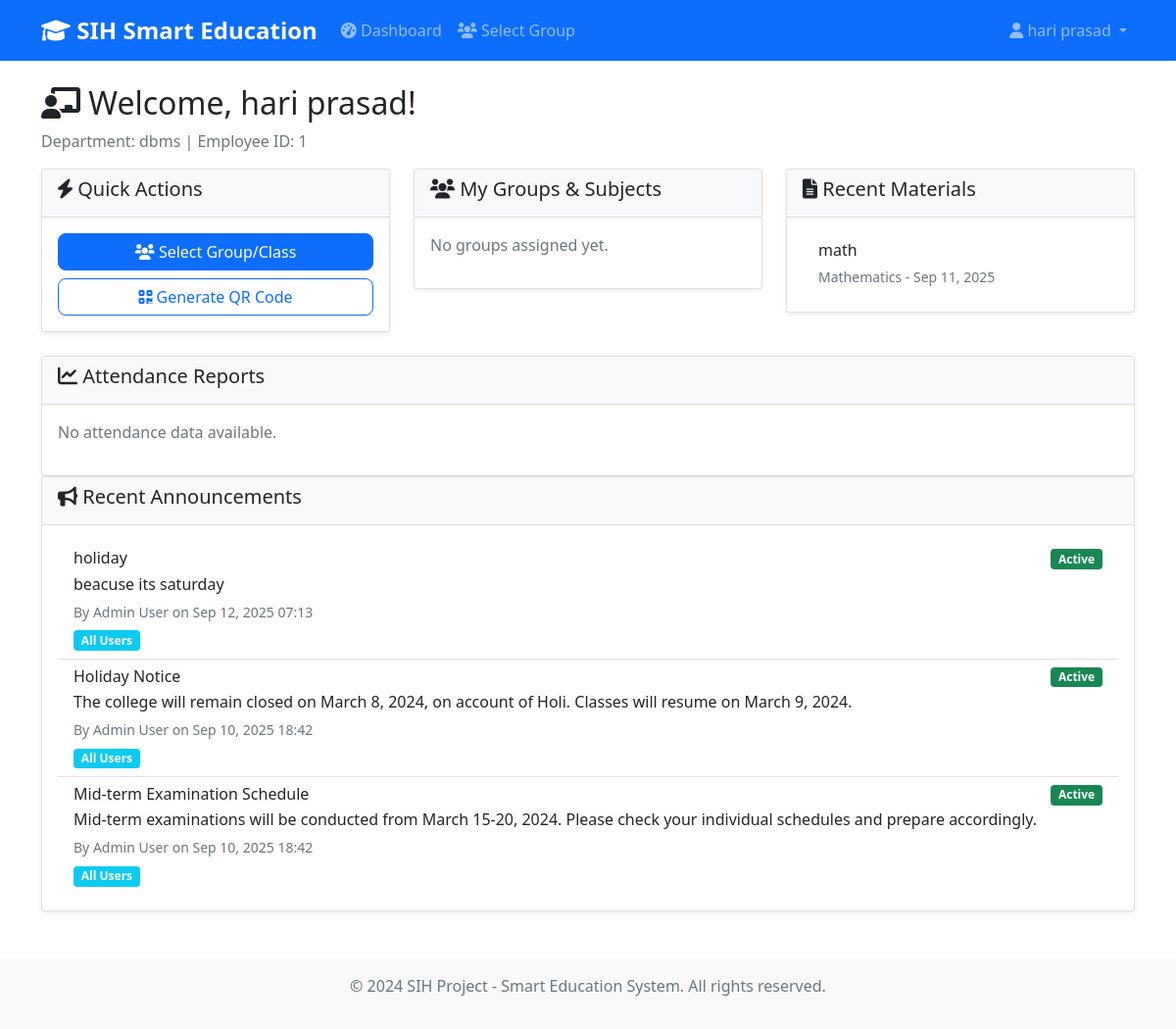
The page /teachers/dashboard/ (signed in) on the database its author committed.
### teachers/models.py (models this page shows, shortened)
class Teacher(models.Model):
    user = models.OneToOneField(User, on_delete=models.CASCADE)
    employee_id = models.CharField(max_length=20, unique=True)
    department = models.CharField(max_length=100)
    created_at = models.DateTimeField(auto_now_add=True)

class Subject(models.Model):
    name = models.CharField(max_length=100)
    code = models.CharField(max_length=10, unique=True)
    teacher = models.ForeignKey(Teacher, on_delete=models.CASCADE, related_name='subjects')

### core/models.py (models this page shows, shortened)
class Material(models.Model):
    title = models.CharField(max_length=200)
    file = models.FileField(upload_to='materials/')
    subject = models.ForeignKey('teachers.Subject', on_delete=models.CASCADE)
    uploaded_by = models.ForeignKey('teachers.Teacher', on_delete=models.CASCADE)
    upload_date = models.DateTimeField(auto_now_add=True)
    description = models.TextField(blank=True)

class Announcement(models.Model):
    TARGET_CHOICES = [
        ('all', 'All Users'),
        ('students', 'Students Only'),
        ('teachers', 'Teachers Only'),
    ]
    title = models.CharField(max_length=200)
    content = models.TextField()
    created_by = models.ForeignKey(User, on_delete=models.CASCADE)
    created_at = models.DateTimeField(auto_now_add=True)
    is_active = models.BooleanField(default=True)
    target_audience = models.CharField(max_length=20, choices=TARGET_CHOICES, default='all')
    class Meta:
        ordering = ['-created_at']

### teachers/views.py (the view)
# urls.py: path('dashboard/', views.teacher_dashboard, name='dashboard'),
@login_required
def teacher_dashboard(request):
    teacher = request.user.teacher
    assignments = GroupSubjectAssignment.objects.select_related('group', 'subject').filter(teacher=teacher)
    materials = Material.objects.filter(uploaded_by=teacher).order_by('-upload_date')[:5]
    attendance_reports = None
    announcements = Announcement.objects.filter(
        is_active=True
    ).filter(
        models.Q(target_audience='all') | models.Q(target_audience='teachers')
    ).order_by('-created_at')[:3]
    context = {
        'teacher': teacher,
        'assignments': assignments,
        'materials': materials,
        'attendance_reports': attendance_reports,
        'announcements': announcements,
    }
    return render(request, 'teachers/teacher_dashboard.html', context)

### templates/teachers/teacher_dashboard.html (shortened to what this page needs)
{% extends 'base.html' %}
{% block content %}
<div class="row">
    <div class="col-12">
        <h2><i class="fas fa-chalkboard-teacher"></i> Welcome, {{ teacher.user.get_full_name|default:teacher.user.username }}!</h2>
        <p class="text-muted">Department: {{ teacher.department }} | Employee ID: {{ teacher.employee_id }}</p>
    </div>
</div>
<div class="row">
    <div class="col-md-6 col-lg-4 mb-4">
        <div class="card">
            <div class="card-header">
                <h5><i class="fas fa-bolt"></i> Quick Actions</h5>
            </div>
            <div class="card-body">
                <div class="d-grid gap-2">
                    <a href="{% url 'teachers:group_selection' %}" class="btn btn-primary">
                        <i class="fas fa-users"></i> Select Group/Class
                    </a>
                    <a href="{% url 'teachers:group_selection' %}" class="btn btn-outline-primary">
                        <i class="fas fa-qrcode"></i> Generate QR Code
                    </a>
                </div>
            </div>
        </div>
    </div>
    <div class="col-md-6 col-lg-4 mb-4">
        <div class="card">
            <div class="card-header">
                <h5><i class="fas fa-users"></i> My Groups & Subjects</h5>
            </div>
            <div class="card-body">
                {% if assignments %}
                <div class="list-group list-group-flush">
                    {% for a in assignments %}
                    <div class="list-group-item d-flex justify-content-between align-items-center">
                        <div>
                            <h6 class="mb-1">{{ a.group.name }} - {{ a.subject.name }}</h6>
                            <small class="text-muted">{{ a.group.branch.name }} ({{ a.group.degree.name }}) • {{ a.subject.code }}</small>
                        </div>
                        <div class="btn-group">
                            <a href="{% url 'teachers:group_dashboard' a.subject.id %}" class="btn btn-sm btn-outline-primary" title="Open Group Dashboard">
                                <i class="fas fa-arrow-right"></i>
                            </a>
                            <a href="{% url 'teachers:attendance_report' a.id %}" class="btn btn-sm btn-outline-secondary" title="Attendance Report">
                                <i class="fas fa-chart-line"></i>
                            </a>
                        </div>
                    </div>
                    {% endfor %}
                </div>
                {% else %}
                <p class="text-muted">No groups assigned yet.</p>
                {% endif %}
            </div>
        </div>
    </div>
    <div class="col-md-6 col-lg-4 mb-4">
        <div class="card">
            <div class="card-header">
                <h5><i class="fas fa-file-alt"></i> Recent Materials</h5>
            </div>
            <div class="card-body">
                {% if materials %}
                <div class="list-group list-group-flush">
                    {% for material in materials %}
                    <div class="list-group-item">
                        <h6 class="mb-1">{{ material.title }}</h6>
                        <small class="text-muted">{{ material.subject.name }} - {{ material.upload_date|date:"M d, Y" }}</small>
                    </div>
                    {% endfor %}
                </div>
                {% else %}
                <p class="text-muted">No materials uploaded yet.</p>
                {% endif %}
            </div>
        </div>
    </div>
</div>
<div class="row">
    <div class="col-12">
        <div class="card">
            <div class="card-header">
                <h5><i class="fas fa-chart-line"></i> Attendance Reports</h5>
            </div>
            <div class="card-body">
                {% if attendance_reports %}
                {% for report in attendance_reports %}
                <div class="mb-4">
                    <h6>{{ report.subject.name }} ({{ report.subject.code }})</h6>
                    <div class="table-responsive">
                        <table class="table table-sm">
                            <thead>
                                <tr>
                                    <th>Student</th>
                                    <th>Roll Number</th>
                                    <th>Attendance %</th>
                                </tr>
                            </thead>
                            <tbody>
                                {% for student_report in report.reports %}
                                <tr>
                                    <td>{{ student_report.student.user.get_full_name|default:student_report.student.user.username }}</td>
                                    <td>{{ student_report.student.roll_number }}</td>
                                    <td>
                                        <span class="badge
                                            {% if student_report.percentage >= 75 %}bg-success
                                            {% elif student_report.percentage >= 50 %}bg-warning
                                            {% else %}bg-danger{% endif %}">
                                            {{ student_report.percentage }}%
                                        </span>
                                    </td>
                                </tr>
                                {% endfor %}
                            </tbody>
                        </table>
                    </div>
                </div>
                {% endfor %}
                {% else %}
                <p class="text-muted">No attendance data available.</p>
                {% endif %}
            </div>
        </div>
    </div>
</div>
<div class="row">
    <div class="col-12">
        <div class="card">
            <div class="card-header">
                <h5><i class="fas fa-bullhorn"></i> Recent Announcements</h5>
            </div>
            <div class="card-body">
                {% if announcements %}
                <div class="list-group list-group-flush">
                    {% for announcement in announcements %}
                    <div class="list-group-item">
                        <div class="d-flex justify-content-between align-items-start">
                            <div>
                                <h6 class="mb-1">{{ announcement.title }}</h6>
                                <p class="mb-1">{{ announcement.content|truncatewords:30 }}</p>
                                <small class="text-muted">
                                    By {{ announcement.created_by.get_full_name|default:announcement.created_by.username }}
                                    on {{ announcement.created_at|date:"M d, Y H:i" }}
                                </small>
                                <div class="mt-1">
                                    <span class="badge bg-info">{{ announcement.get_target_audience_display }}</span>
                                </div>
                            </div>
                            <span class="badge {% if announcement.is_active %}bg-success{% else %}bg-secondary{% endif %}">
                                {% if announcement.is_active %}Active{% else %}Inactive{% endif %}
                            </span>
                        </div>
                    </div>
                    {% endfor %}
                </div>
                {% else %}
                <p class="text-muted">No announcements available.</p>
                {% endif %}
            </div>
        </div>
    </div>
</div>
{% endblock %}

### templates/base.html (shortened to what this page needs)
<!DOCTYPE html>
<html lang="en">
<head>
    <link href="https://cdn.jsdelivr.net/npm/bootstrap@5.1.3/dist/css/bootstrap.min.css" rel="stylesheet">
    <link href="https://cdnjs.cloudflare.com/ajax/libs/font-awesome/6.0.0/css/all.min.css" rel="stylesheet">
    {% load static %}
    <link href="{% static 'css/custom.css' %}" rel="stylesheet">
</head>
<body>
    <nav class="navbar navbar-expand-lg navbar-dark bg-primary">
        <div class="container">
            <a class="navbar-brand" href="{% url 'core:dashboard' %}">
                <i class="fas fa-graduation-cap"></i> SIH Smart Education
            </a>
            <div class="collapse navbar-collapse" id="navbarNav">
                <ul class="navbar-nav me-auto">
                    {% if user.is_authenticated %}
                        <li class="nav-item">
                            <a class="nav-link" href="{% url 'core:dashboard' %}">
                                <i class="fas fa-tachometer-alt"></i> Dashboard
                            </a>
                        </li>
                        {% if user.student %}
                            <li class="nav-item">
                                <a class="nav-link" href="{% url 'students:materials_list' %}">
                                    <i class="fas fa-file-alt"></i> Materials
                                </a>
                            </li>
                            <li class="nav-item">
                                <a class="nav-link" href="{% url 'students:scan_qr' %}">
                                    <i class="fas fa-qrcode"></i> Scan QR
                                </a>
                            </li>
                        {% elif user.teacher %}
                            <li class="nav-item">
                                <a class="nav-link" href="{% url 'teachers:group_selection' %}">
                                    <i class="fas fa-users"></i> Select Group
                                </a>
                            </li>
                        {% endif %}
                    {% endif %}
                </ul>
                <ul class="navbar-nav">
                    {% if user.is_authenticated %}
                        <li class="nav-item dropdown">
                            <a class="nav-link dropdown-toggle" href="#" id="navbarDropdown" role="button" data-bs-toggle="dropdown">
                                <i class="fas fa-user"></i> {{ user.get_full_name|default:user.username }}
                            </a>
                        </li>
                    {% endif %}
                </ul>
            </div>
        </div>
    </nav>
    <main class="container mt-4">
        {% block content %}
        {% endblock %}
    </main>
    <footer class="bg-light text-center text-muted py-3 mt-5">
        <div class="container">
            <p>&copy; 2024 SIH Project - Smart Education System. All rights reserved.</p>
        </div>
    </footer>
</body>
</html>

### static/css/custom.css (style rules this page uses)
:root { --primary-color: #007bff; --secondary-color: #6c757d; --success-color: #28a745; --warning-color: #ffc107; --danger-color: #dc3545; --info-color: #17a2b8; --light-color: #f8f9fa; --dark-color: #343a40; }
.card { transition: transform 0.2s ease-in-out, box-shadow 0.2s ease-in-out; }
.btn { border-radius: 8px; font-weight: 500; transition: all 0.2s ease-in-out; }
.navbar-brand { font-weight: 700; font-size: 1.5rem; }
.navbar-nav .nav-link { font-weight: 500; transition: color 0.2s ease-in-out; }

### templates/base.html (style rules this page uses)
.navbar-brand { font-weight: bold; }
.card { box-shadow: 0 0.125rem 0.25rem rgba(0, 0, 0, 0.075); border: 1px solid rgba(0, 0, 0, 0.125); }
.card-header { background-color: #f8f9fa; border-bottom: 1px solid rgba(0, 0, 0, 0.125); }

### rows shown on the page
Teacher: user.get_full_name "hari prasad", department "dbms", employee_id "1"
Material: title "math", subject.name "Mathematics", upload_date "Sep 11, 2025"
Announcement: title "holiday", content "beacuse its saturday", created_by.get_full_name "Admin User", created_at "Sep 12, 2025 07:13", target_audience "All Users", is_active "Active"
Announcement: title "Holiday Notice", content "The college will remain closed on March 8, 2024, on account of Holi. Classes will resume on March 9, 2024.", created_by.get_full_name "Admin User", created_at "Sep 10, 2025 18:42", target_audience "All Users", is_active "Active"
Announcement: title "Mid-term Examination Schedule", content "Mid-term examinations will be conducted from March 15-20, 2024. Please check your individual schedules and prepare accordingly.", created_by.get_full_name "Admin User", created_at "Sep 10, 2025 18:42", target_audience "All Users", is_active "Active"

### other values the page prints
{{ user.get_full_name|default:user.username }} "hari prasad"
